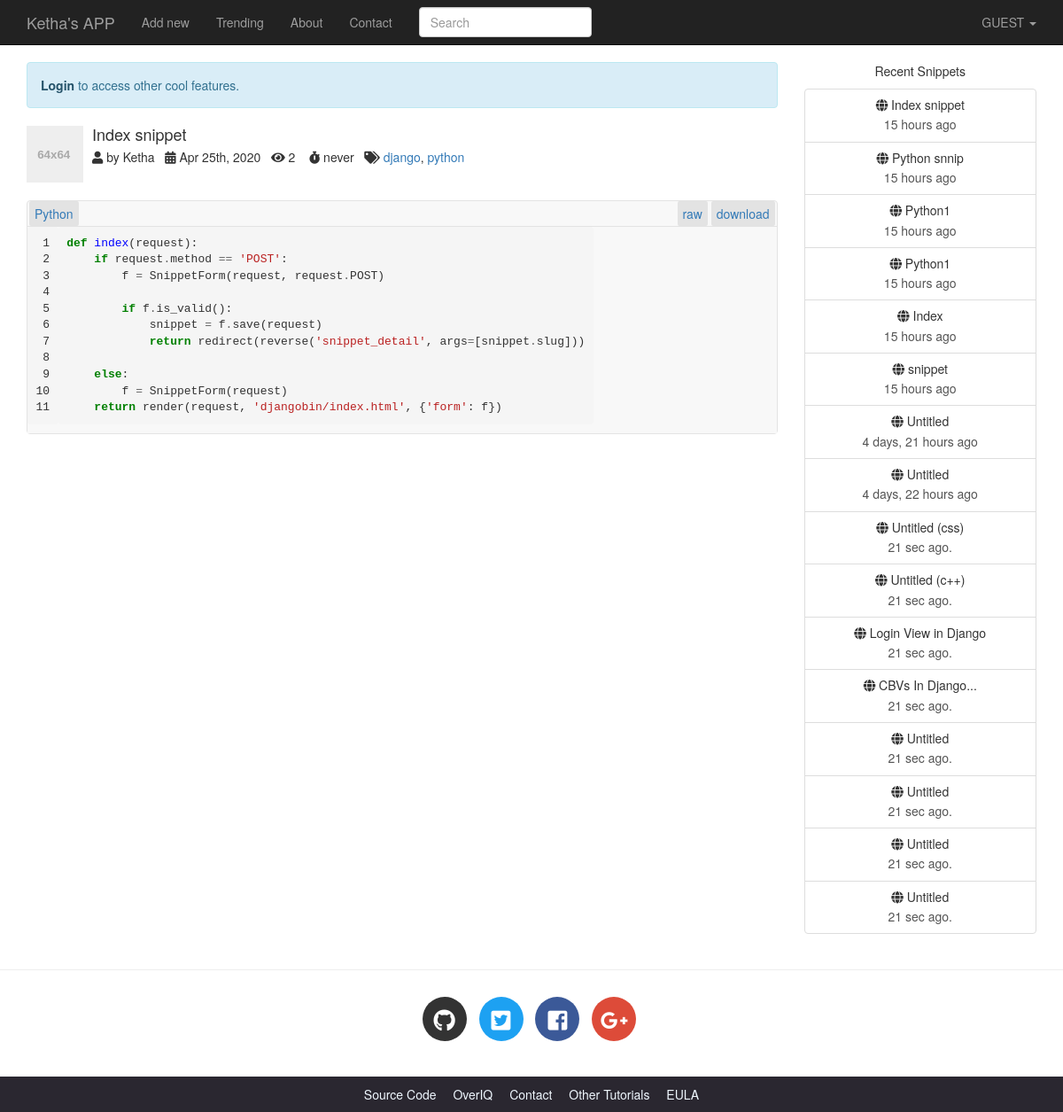
Screenshot of /15878325973075485/ with the database file from the repository.
### djangobin/models.py (models this page shows, shortened)
class Snippet(models.Model):
    title = models.CharField(max_length=200, blank=True)
    original_code = models.TextField()
    highlighted_code = models.TextField(blank=True, help_text="Read only field. Will contain the"
                                                              " syntax-highlited version of the original code.")
    expiration = models.CharField(max_length=10, choices=Pref.expiration_choices)
    exposure = models.CharField(max_length=10, choices=Pref.exposure_choices)
    hits = models.IntegerField(default=0, help_text='Read only field. Will be updated after every visit to snippet.')
    slug = models.SlugField(help_text='Read only field. Will be filled automatically.')
    created_on = models.DateTimeField(auto_now_add=True)
    language = models.ForeignKey(Language, on_delete=models.CASCADE)
    user = models.ForeignKey(User, on_delete=models.CASCADE)
    tags = models.ManyToManyField('Tag', blank=True)
    class Meta:
        ordering = ['-created_on']
    def highlight(self):
        formatter = HtmlFormatter(linenos=True)
        return highlight(self.original_code, self.language.get_lexer(), formatter)
    def get_absolute_url(self):
        return reverse('snippet_detail', args=[self.slug])
    def save(self, *args, **kwargs):
        if not self.slug:
            self.slug = str(time.time()).replace(".", "")
        self.highlighted_code = self.highlight()
        if not self.title:
            self.title = "Untitled"
        super(Snippet, self).save(*args, **kwargs)  # Call the "real" save() method.

class Tag(models.Model):
    name = models.CharField(max_length=200, unique=True)
    slug = models.CharField(max_length=200, unique=True)
    class Meta:
        ordering = ['name']
    def __str__(self):
        return self.name
    def get_absolute_url(self):
        return reverse('tag_list', args=[self.slug])

class Language(models.Model):
    name = models.CharField(max_length=100)
    lang_code = models.CharField(max_length=100, unique=True, verbose_name='Language Code')
    slug = models.SlugField(max_length=100, unique=True)
    mime = models.CharField(max_length=100, help_text='MIME to use when sending snippet as file.')
    file_extension = models.CharField(max_length=10)
    created_on = models.DateTimeField(auto_now_add=True)
    updated_on = models.DateTimeField(auto_now=True)
    class Meta:
        ordering = ['name']
    def get_lexer(self):
        return lexers.get_lexer_by_name(self.lang_code)
    def __str__(self):
        return self.name

### djangobin/decorators.py (the view)
    def wrapper(request, *args, **kwargs):
        snippet = Snippet.objects.get(slug=kwargs.get('snippet_slug'))
        if snippet.exposure == 'private' and request.user != snippet.user:
            raise Http404
        return func(request, *args, **kwargs)

### djangobin/context_processors.py (called while the page is built)
def recent_snippets(request):
    return dict(recent_snippets=Snippet.objects.filter(exposure='public').order_by("-id")[:8])

### djangobin/views.py (called while the page is built)
@private_snippet
def snippet_detail(request, snippet_slug):
    snippet = get_object_or_404(Snippet, slug=snippet_slug)
    snippet.hits += 1
    snippet.save()
    return render(request, 'djangobin/snippet_detail.html', {'snippet': snippet})

### djangobin/templates/djangobin/snippet_detail.html (shortened to what this page needs)
{% extends 'djangobin/base.html' %}
{% load static %}
{% block main %}
    <div class="media post-meta">
        <div class="media-left">
            <a href="#">
                <img alt="64x64" class="media-object" data-src="holder.js/64x64" data-holder-rendered="true" style="width: 64px; height: 64px;">
            </a>
        </div>
        <div class="media-body">
            <h4 class="media-heading">{{ snippet.title|default:"Untitled" }}</h4>
            <p>
                <i class="fas fa-user" data-toggle="tooltip" title="" data-original-title="Paste creator"></i> by
                {{ snippet.user.username|capfirst }} &nbsp;
                <i class="fas fa-calendar-alt" data-toggle="tooltip" title="" data-original-title="Creation Date" ></i>
                <time title="{{ snippet.created_on }}">{{ snippet.created_on|date:"M jS,  Y" }}</time> &nbsp;</span>
                <i class="fas fa-eye"  data-toggle="tooltip" title="" data-original-title="Visits to this paste" ></i>
                {{ snippet.hits }} &nbsp;&nbsp;
                <i class="fas fa-stopwatch" data-toggle="tooltip" title="" data-original-title="Expiration time"></i>
                {{ snippet.expiration }}  &nbsp;
                {% if snippet.tags.all %}
                    <i class="fas fa-tags" data-toggle="tooltip" title="" data-original-title="Tags"></i>
                    {% for tag in snippet.tags.all %}
                        <a href="{{ tag.get_absolute_url }}">{{ tag }}</a>{% if not forloop.last %},{% endif %}
                    {% endfor %}
                {% endif %}
            </p>
        </div>
    </div>
    <div class="codeblock">
        <div class="toolbar clearfix">
            <span class="at-left"><a href="{% url 'trending_snippets' snippet.language.slug %}">{{ snippet.language }}</a></span>
            <span class="at-right">
                <a href="{% url 'raw_snippet' snippet.slug %}">raw</a>
                <a href="{% url 'download_snippet' snippet.slug %}">download</a>
            </span>
        </div>
        <div class="code-wrapper">{{ snippet.highlighted_code|safe }}</div>
    </div>
{% endblock %}

### djangobin/templates/djangobin/base.html (shortened to what this page needs)
<!DOCTYPE html>
<html lang="en">
<head>
    {% load static %}
    {% load humanize %}
    <link rel="stylesheet" href="{% static 'djangobin/css/bootstrap.min.css' %}" >
    <link rel="stylesheet" href="{% static 'djangobin/css/bootstrap-select.min.css' %}" >
    <link href="https://use.fontawesome.com/releases/v5.0.7/css/all.css" rel="stylesheet">
    <link rel="stylesheet" href="{% static 'djangobin/css/main.css' %}">
    <link rel="stylesheet" href="{% static 'djangobin/css/default.css' %}">
</head>
<body>
<nav class="navbar navbar-default navbar-inverse navbar-fixed-top">
    <div class="container">
        <div class="navbar-header">
            <a class="navbar-brand" href="{% url 'index' %}">Ketha's APP</a>
        </div>
        <div class="collapse navbar-collapse" id="bs-example-navbar-collapse-1">
            <ul class="nav navbar-nav">
                <li {% if request.path == '/' %}class='active'{% endif %} >
                    <a href="{% url 'index' %}">Add new</a>
                </li>
                <li {% if request.path == '/trending/' %}class='active'{% endif %}>
                    <a href="{% url 'trending_snippets' %}">Trending<span class="sr-only">(current)</span></a>
                </li>
                <li {% if request.path == '/about/' %}class='active'{% endif %}>
                    <a href="{% url 'about' %}">About</a>
                </li>
                <li {% if request.path == '/contact/' %}class='active'{% endif %}>
                    <a href="{% url 'contact' %}">Contact</a>
                </li>
            </ul>
            <form action="{% url 'search' %}" class="navbar-form navbar-left" method="get">
                <div class="form-group">
                    <input type="text" name="query" class="form-control"
                           placeholder="Search" value="{{ request.GET.query }}">
                </div>
            </form>
            <ul class="nav navbar-nav navbar-right">
                <li class="dropdown">
                    <a href="#" class="dropdown-toggle" data-toggle="dropdown" role="button"
                       aria-haspopup="true" aria-expanded="false">
                        {% if request.user.is_authenticated %}
                            {{ request.user.username|upper }}
                        {% else %}
                            GUEST
                        {% endif %}
                        <span class="caret"></span>
                    </a>
                </li>
            </ul>
        </div>
    </div>
</nav>
<div class="container">
    <div class="row">
        <div class="col-lg-9 col-md-9">
            {% if not request.user.is_authenticated and not request.path == '/login/'  %}
                <p class="alert alert-info">
                    <a href="{% url 'login' %}?next={{ request.path }}" class="alert-link">Login</a> to access other cool features.
                </p>
            {% endif %}
            {% block main %}{% endblock %}
        </div>
        <div class="col-lg-3 col-md-3 text-center hidden-sm hidden-xs">
            <p>Recent Snippets</p>
            <div class="list-group">
                {% for recent_snippet in recent_snippets %}
                    <a href="{{ recent_snippet.get_absolute_url }}" class="list-group-item">
                        <h5 class="list-group-item-heading"><span class="fa fa-globe
                            "></span> {{ recent_snippet.title }}</h5>
                        <p class="list-group-item-text">{{ recent_snippet.created_on|naturaltime }}</p>
                    </a>
                {% endfor %}
                <a href="#" class="list-group-item">
                    <h5 class="list-group-item-heading"><span class="fas fa-globe"
                        "></span> Untitled (css)</h5>
                    <p class="list-group-item-text">21 sec ago.</p>
                </a>
                <a href="#" class="list-group-item">
                    <h5 class="list-group-item-heading"><span class="fas fa-globe"
                        "></span> Untitled (c++)</h5>
                    <p class="list-group-item-text">21 sec ago.</p>
                </a>
                <a href="#" class="list-group-item">
                    <h5 class="list-group-item-heading"><span class="fas fa-globe"
                        "></span> Login View in Django</h5>
                    <p class="list-group-item-text">21 sec ago.</p>
                </a>
                <a href="#" class="list-group-item">
                    <h5 class="list-group-item-heading"><span class="fas fa-globe"
                        "></span> CBVs In Django...</h5>
                    <p class="list-group-item-text">21 sec ago.</p>
                </a>
                <a href="#" class="list-group-item">
                    <h5 class="list-group-item-heading"><span class="fas fa-globe"
                        "></span> Untitled</h5>
                    <p class="list-group-item-text">21 sec ago.</p>
                </a>
                <a href="#" class="list-group-item">
                    <h5 class="list-group-item-heading"><span class="fas fa-globe"
                        "></span> Untitled</h5>
                    <p class="list-group-item-text">21 sec ago.</p>
                </a>
                <a href="#" class="list-group-item">
                    <h5 class="list-group-item-heading"><span class="fas fa-globe"
                        "></span> Untitled</h5>
                    <p class="list-group-item-text">21 sec ago.</p>
                </a>
                <a href="#" class="list-group-item">
                    <h5 class="list-group-item-heading"><span class="fas fa-globe"
                        "></span> Untitled</h5>
                    <p class="list-group-item-text">21 sec ago.</p>
                </a>
            </div>
        </div>
    </div>
</div>
<hr>
<footer>
    <div class="social-icons">
        <div class="container text-center">
            <ul class="list-inline">
                <li class="list-inline-item social-github">
                    <a href="https://github.com/">
                        <i class="fab fa-github"></i>
                    </a>
                </li>
                <li class="list-inline-item social-twitter">
                    <a href="https://twitter.com/">
                        <i class="fab fa-twitter-square"></i>
                    </a>
                </li>
                <li class="list-inline-item social-facebook">
                    <a href="https://www.facebook.com/">
                        <i class="fab fa-facebook-square"></i>
                    </a>
                </li>
                <li class="list-inline-item social-google-plus">
                    <a href="https://plus.google.com/">
                        <i class="fab fa-google-plus-g"></i>
                    </a>
                </li>
            </ul>
        </div>
    </div>
    <div class="main-footer">
        <div class="container text-center">
            <ul>
                <li><a href="#">Source Code</a></li>
                <li><a href="#">OverIQ</a></li>
                <li><a href="#">Contact</a></li>
                <li><a href="#">Other Tutorials</a></li>
                <li><a href="{% url 'eula' %}">EULA</a></li>
            </ul>
        </div>
    </div>
</footer>
</body>
</html>

### djangobin/static/djangobin/css/main.css (style rules this page uses)
body { padding-top: 70px; }
.social-icons { margin: 30px 0; }
footer .social-icons ul.list-inline li a { display: block; width: 50px; height: 50px; color: #fff; border-radius: 100%; font-size: 25px; line-height: 50px; }
footer .social-icons ul.list-inline li.social-github a { background-color: #333; transition: all .2s ease-in-out; }
footer .social-icons ul.list-inline li.social-twitter a { background-color: #1da1f2; transition: all .2s ease-in-out; }
footer .social-icons ul.list-inline li.social-facebook a { background-color: #3b5998; transition: all .2s ease-in-out; }
footer .social-icons ul.list-inline li.social-google-plus a { background-color: #dd4b39; transition: all .2s ease-in-out; }
.main-footer { background-color: #2a2730; }
.main-footer ul { margin-top: 10px; padding-left: 0; }
.main-footer li { display: inline; }
.main-footer li a { color: aliceblue; }
.main-footer li+ li { margin-left: 15px; }
.codeblock { margin-bottom: 20px; border: 1px solid #e3e3e3; border-radius: 4px; background-color: #f8f8f8; }
.codeblock pre { border: none; }
.codeblock .code-wrapper { overflow-x: auto; }
.post-meta { margin-bottom: 20px; }
.toolbar { padding: 4px 2px; border-bottom: 1px solid #e3e3e3; }
.toolbar span.at-right { float: right; }
.toolbar a { padding: 4px 6px; background-color: #e3e3e3; border-radius: 2px; }

### djangobin/static/djangobin/css/default.css (style rules this page uses)
.highlight { background: #f8f8f8; }
.highlight .k { color: #008000; font-weight: bold }
.highlight .o { color: #666666 }
.highlight .nf { color: #0000FF }
.highlight .w { color: #bbbbbb }
.highlight .s1 { color: #BA2121 }

### rows the page displays
Snippet: title "Index snippet", user.username "Ketha", created_on "Apr 25th, 2020", hits "2", expiration "never", language "Python", highlighted_code "1 2 3 4 5 6 7 8 9 10 11 def index ( request ): if request . method == 'POST' : f = SnippetForm ( request , request . POST ) if f . is_valid (): snippet = f . save ( request ) return redirect ( reverse ( 'snippet_detail' , args = [ snippet . slug ])) else : f = SnippetForm ( request ) return render ( request , 'djangobin/index.html' , { 'form' : f })", created_on "15 hours ago"
Tag: name "django"
Tag: name "python"
Snippet: title "Python snnip", created_on "15 hours ago"
Snippet: title "Python1", created_on "15 hours ago"
Snippet: title "Python1", created_on "15 hours ago"
Snippet: title "Index", created_on "15 hours ago"
Snippet: title "snippet", created_on "15 hours ago"
Snippet: title "Untitled", created_on "4 days, 21 hours ago"
Snippet: title "Untitled", created_on "4 days, 22 hours ago"
